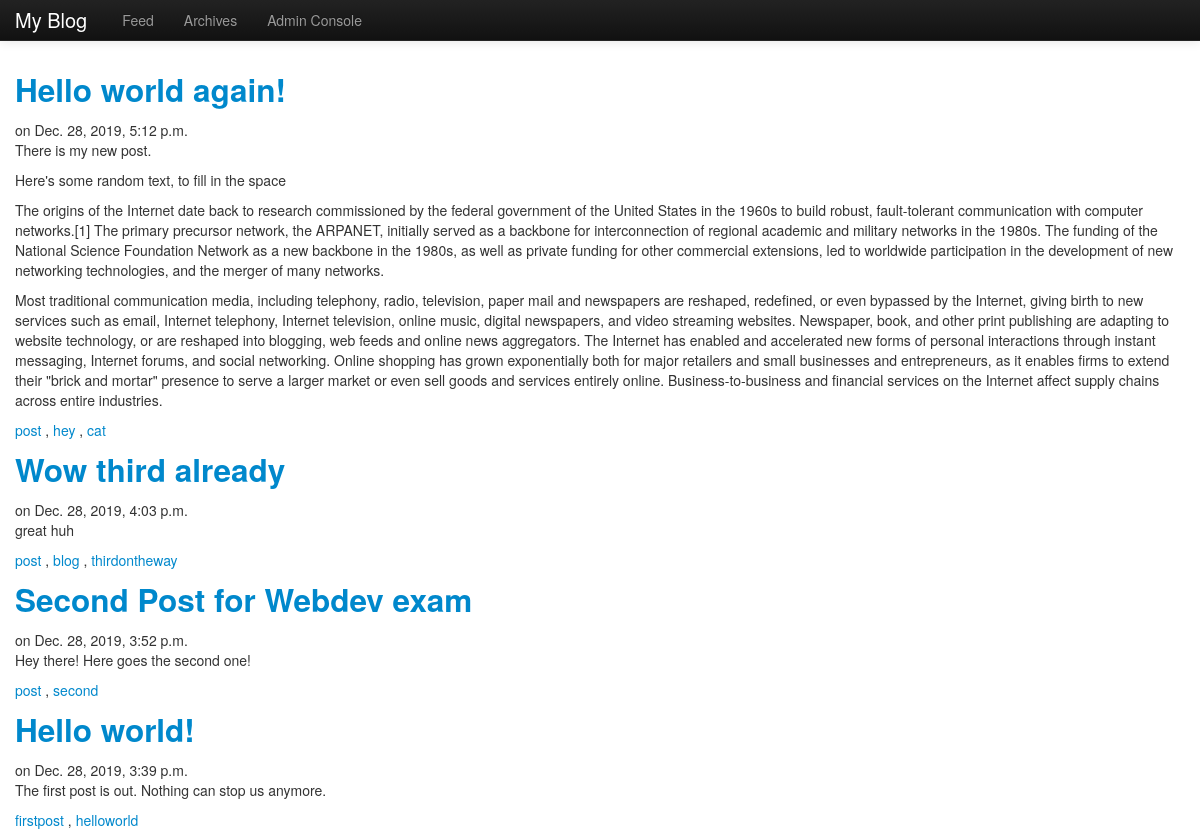
Screenshot of /blog/ with the database file from the repository.
### blog/models.py (models this page shows, shortened)
class Post(models.Model):
    title = models.CharField(max_length = 88)
    body = models.TextField()
    created = models.DateTimeField()
    tags = TaggableManager()

### blog/templates/blog.html
{% extends "base.html" %}
{% block content %}
{% for post in object_list %}
<h2><a href="/blog/{{post.id}}">{{ post.title }}</a></h2>
<div class="post_meta">
	on {{ post.created }}
</div>
<div class="post_body">
	{{ post.body|safe|linebreaks }}
</div>
<div class = "tags">
	{% for tag in post.tags.all %}
	<a href="/blog/tag/{{tag}}">{{tag}}</a>
	{% if not forloop.last %}, {% endif %}
	{% endfor %}
</div>
{% endfor %}
{% endblock %}

### blog/templates/base.html (shortened to what this page needs)
<!DOCTYPE html>
<html lang="ru">
    <head>
        <link href="/static/bootstrap/css/bootstrap.css" rel="stylesheet">
        <link href="{{STATIC_URL}}bootstrap/css/bootstrap-responsive.css" rel="stylesheet">
    </head>
<body>
<div class="navbar navbar-inverse navbar-fixed-top">
    <div class="navbar-inner">
        <div class="container">
            <a href="/blog/"><title class="brand">My Blog</title></a>
            <ul class="nav">
                <li><a href="/blog/feed/" class="">Feed</a></li>
		<li><a href="/blog/archives/" class="">Archives</a></li>
		<li><a href="/admin/" class="">Admin Console</a></li>
            </ul>
        </div>
    </div>
</div>
<div class="container">
{% block content %}
{% endblock %}
</div>
</body>
</html>

### blog/templates/base.html (style rules this page uses)
body { padding-top: 60px; }

### rows the page displays
Post: title "Hello world again!", created "Dec. 28, 2019, 5:12 p.m.", body "There is my new post. Here's some random text, to fill in the space The origins of the Internet date back to research commissioned by the federal government of the United States in the 1960s to build robust, fault-tolerant communication with computer networks.[1] The primary precursor network, the ARPANET, initially served as a backbone for interconnection of regional academic and military networks in the 1980s. The funding of the National Science Foundation Network as a new backbone in the 1980s, as well as private funding for other commercial extensions, led to worldwide participation in the development of new networking technologies, and the merger of many networks. Most traditional…"
Tag: name "post"
Tag: name "hey"
Tag: name "cat"
Post: title "Wow third already", created "Dec. 28, 2019, 4:03 p.m.", body "great huh"
Tag: name "blog"
Tag: name "thirdontheway"
Post: title "Second Post for Webdev exam", created "Dec. 28, 2019, 3:52 p.m.", body "Hey there! Here goes the second one!"
Tag: name "second"
Post: title "Hello world!", created "Dec. 28, 2019, 3:39 p.m.", body "The first post is out. Nothing can stop us anymore."
Tag: name "firstpost"
Tag: name "helloworld"
